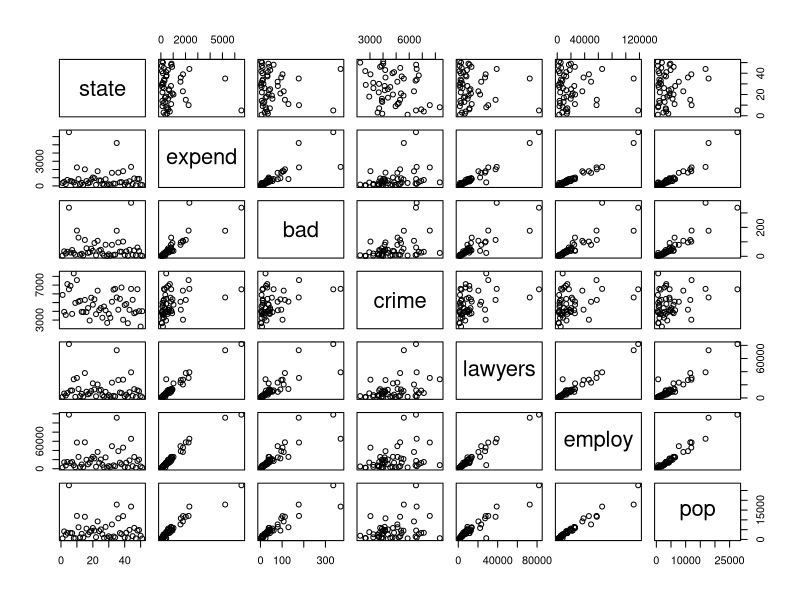
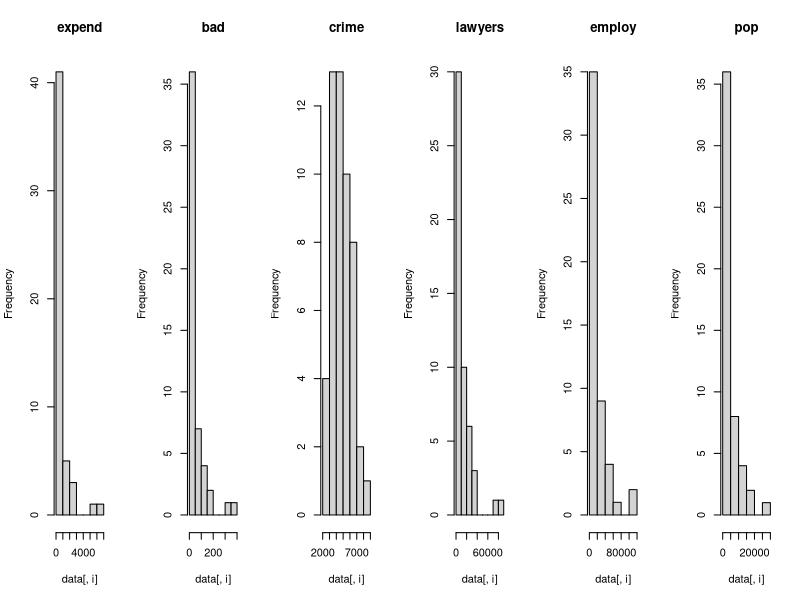
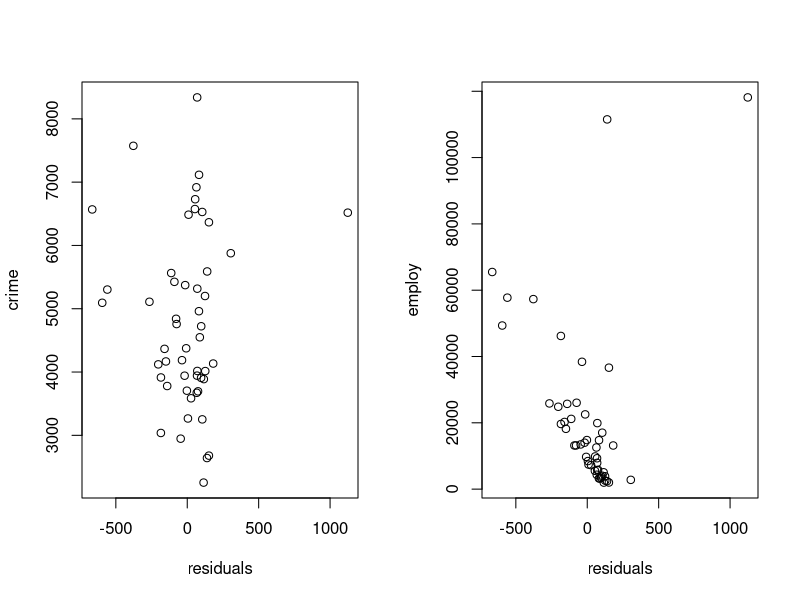
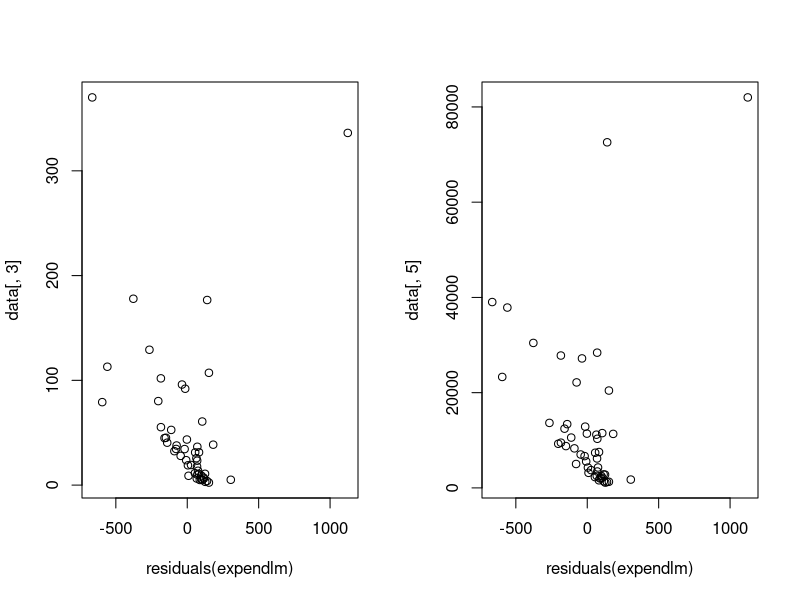
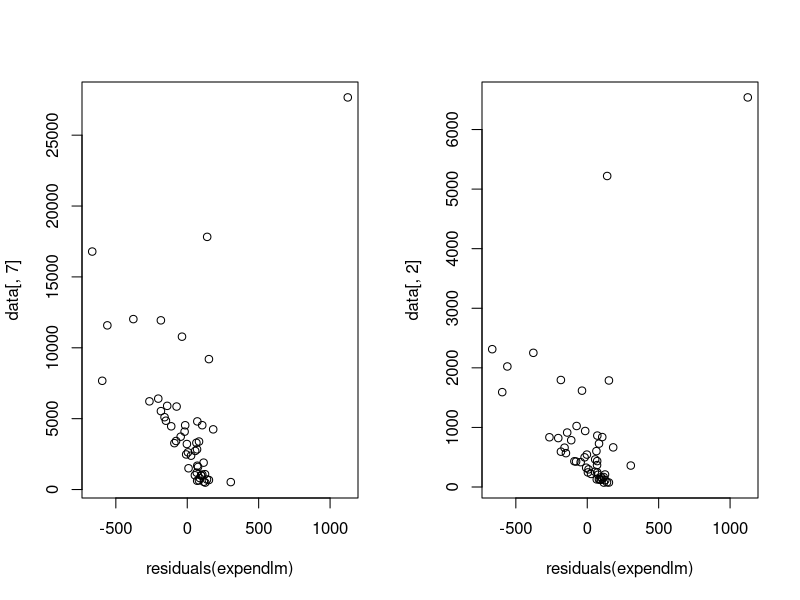
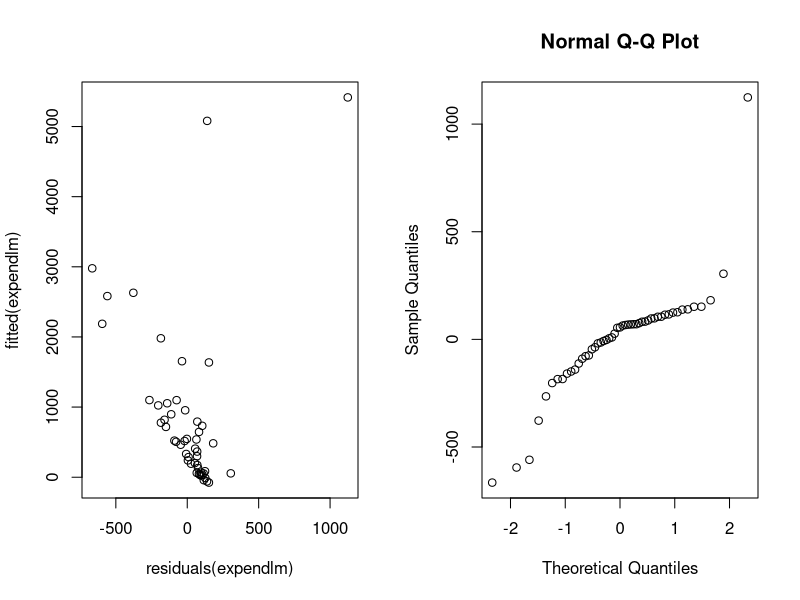

The R script that drew these images, in order:
## ---- chunk 1
knitr::opts_chunk$set(echo = TRUE)
## ---- chunk 2
data=read.table(file="expensescrime.txt",header=TRUE)
plot(data)
## ---- chunk 3
par(mfrow=c(1,ncol(data)-1)) # minus the state column
for (i in 2:ncol(data)) hist(data[,i],main=names(data)[i])
## ---- chunk 4
round(cor(data[,2:7]),2)
## ---- chunk 5
summary(lm(expend~bad,data=data))
summary(lm(expend~crime,data=data))
summary(lm(expend~lawyers,data=data))
summary(lm(expend~employ,data=data))
summary(lm(expend~pop,data=data))
summary(lm(expend~bad+employ,data=data))
summary(lm(expend~crime+employ,data=data))
summary(lm(expend~bad+crime+employ,data=data))
## ---- chunk 6
summary(lm(expend~bad+crime+lawyers+employ+pop,data=data))
summary(lm(expend~bad+lawyers+employ+pop,data=data))
summary(lm(expend~bad+lawyers+employ,data=data))
summary(lm(expend~lawyers+employ, data=data))
## ---- chunk 7
#1 Scatter plot: plot Y against each Xk separately
# see a)

#2 Scatter plot of residuals against each Xk in the model separately.
expendlm = lm(expend~crime+employ,data=data)
par(mfrow=c(1,2))
plot(residuals(expendlm),data[,4],xlab="residuals",ylab="crime")
plot(residuals(expendlm),data[,6],xlab="residuals",ylab="employ")

#3 Added variable plot of residuals of Xj against residuals of Y with omitted Xj


#4 Scatter plot of residuals against each Xk not in the model separately
plot(residuals(expendlm),data[,3])
plot(residuals(expendlm),data[,5])
plot(residuals(expendlm),data[,7])

#5 Scatterplot of residuals against Y and Y^
plot(residuals(expendlm),data[,2])
plot(residuals(expendlm),fitted(expendlm))

#6 normal QQ-plot of the residuals and Shapiro-Wilk's method
qqnorm(residuals(expendlm))
shapiro.test(residuals(expendlm))
